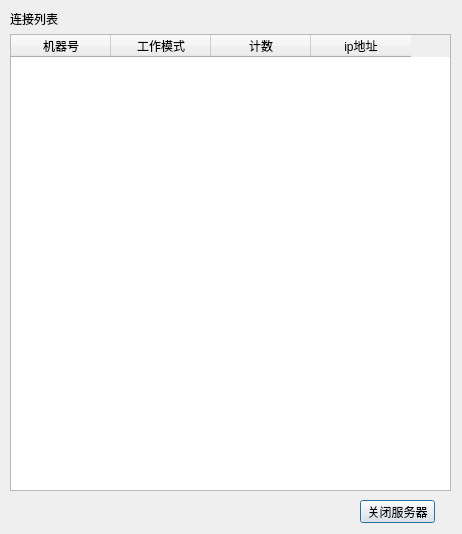
<?xml version="1.0" encoding="UTF-8"?>
<ui version="4.0">
 <class>tcplistDialog</class>
 <widget class="QDialog" name="tcplistDialog">
  <property name="windowModality">
   <enum>Qt::NonModal</enum>
  </property>
  <property name="geometry">
   <rect>
    <x>0</x>
    <y>0</y>
    <width>462</width>
    <height>534</height>
   </rect>
  </property>
  <property name="windowTitle">
   <string>连接列表</string>
  </property>
  <widget class="QWidget" name="verticalLayoutWidget">
   <property name="geometry">
    <rect>
     <x>10</x>
     <y>10</y>
     <width>441</width>
     <height>481</height>
    </rect>
   </property>
   <layout class="QVBoxLayout" name="verticalLayout">
    <item>
     <widget class="QLabel" name="label">
      <property name="text">
       <string>连接列表</string>
      </property>
     </widget>
    </item>
    <item>
     <widget class="QTableWidget" name="tableWidget">
      <column>
       <property name="text">
        <string>机器号</string>
       </property>
      </column>
      <column>
       <property name="text">
        <string>工作模式</string>
       </property>
      </column>
      <column>
       <property name="text">
        <string>计数</string>
       </property>
      </column>
      <column>
       <property name="text">
        <string>ip地址</string>
       </property>
      </column>
     </widget>
    </item>
   </layout>
  </widget>
  <widget class="QPushButton" name="pushButton">
   <property name="geometry">
    <rect>
     <x>360</x>
     <y>500</y>
     <width>75</width>
     <height>23</height>
    </rect>
   </property>
   <property name="text">
    <string>关闭服务器</string>
   </property>
  </widget>
 </widget>
 <resources/>
 <connections/>
</ui>
